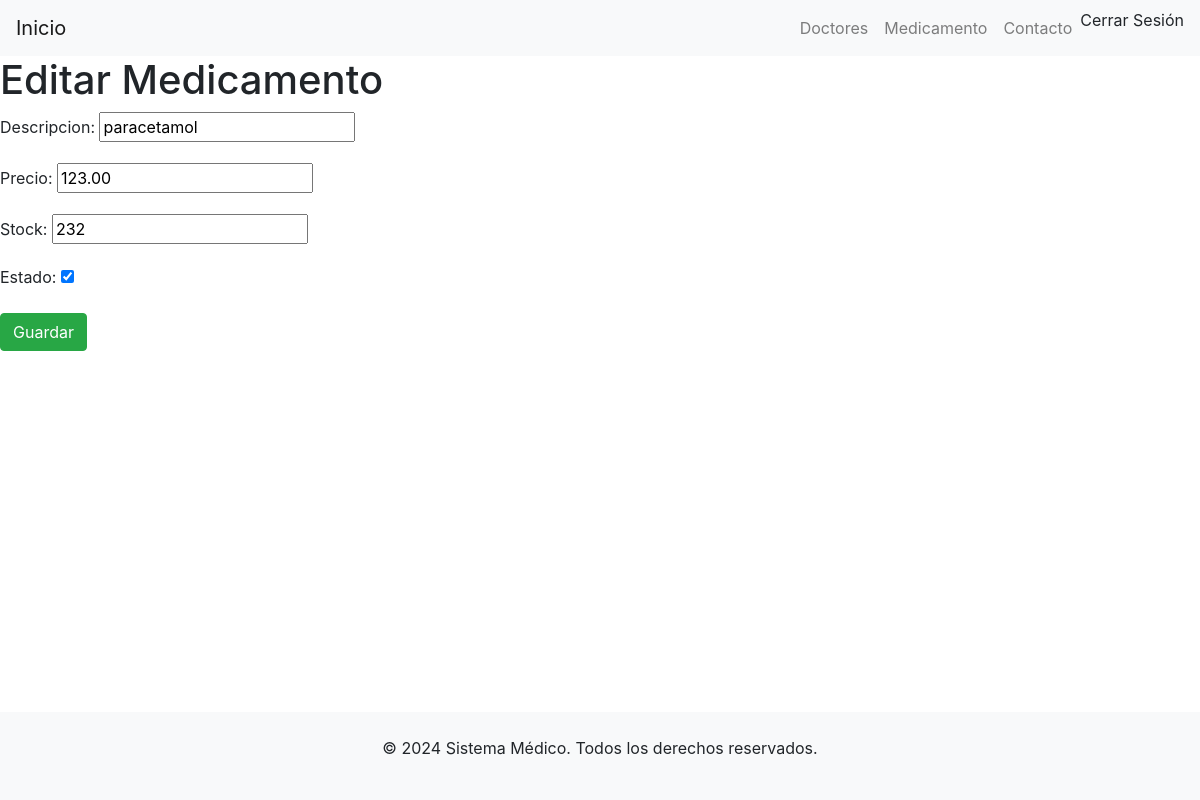
Screenshot of /medicamento/update/3/ (signed in) with the database file from the repository.
### aplication/core/models.py (models this page shows, shortened)
class Medicamento(models.Model):
    descripcion = models.CharField(max_length=255)
    precio = models.DecimalField(max_digits=10, decimal_places=2)
    stock = models.PositiveIntegerField()
    estado = models.BooleanField(default=True)
    usuario = models.ForeignKey(User, on_delete=models.CASCADE)
    class Meta:
        verbose_name = "Medicamento"
        verbose_name_plural = "Medicamentos"
        ordering = ['descripcion']

### aplication/core/views.py (the view)
# urls.py: path('medicamento/update/<int:pk>/', views.MedicamentoUpdate.as_view(), name='medicamento_update'),
class MedicamentoUpdate(LoginRequiredMixin, UpdateView):
    model = Medicamento
    form_class = MedicamentoForm
    template_name = 'core/medicamento/form.html'
    success_url = reverse_lazy('core:medicamento_list')
    login_url = 'core:login'
    def get_context_data(self, **kwargs):
        context = super().get_context_data(**kwargs)
        context['title'] = "Editar Medicamento"
        return context

### aplication/core/forms.py
class MedicamentoForm(forms.ModelForm):
    class Meta:
        model = Medicamento
        fields = ['descripcion', 'precio', 'stock', 'estado']
        widgets = {
            'estado': forms.CheckboxInput(),
        }

### template/core/medicamento/form.html (shortened to what this page needs)
{% extends 'layouts/base.html' %}
{% block content %}
    <h1>{{ title }}</h1>
    <form method="POST">
        {{ form.as_p }}
        <button type="submit" class="btn btn-success">Guardar</button>
    </form>
{% endblock %}

### rows the page displays
Medicamento: descripcion "paracetamol", precio "123.00", stock "232", estado "☑"

### other values shown
{{ title }} "Editar Medicamento"
